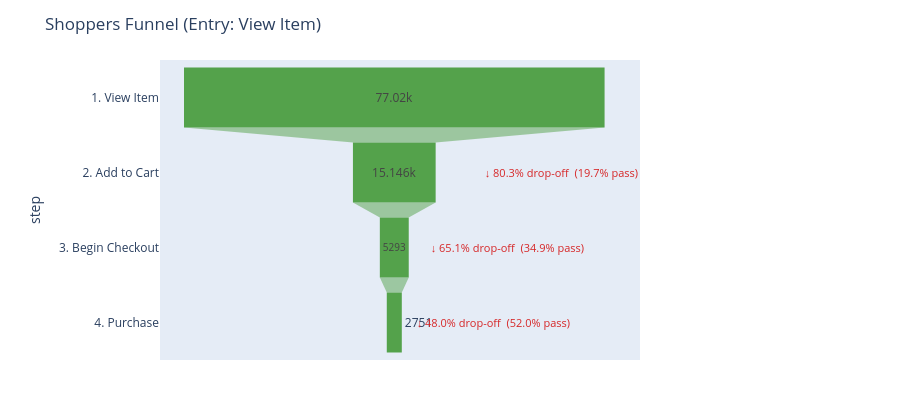

Notebook code for this chart:
### Code cell
# ── Section 7b: Shoppers funnel metrics + comparison ──────────────────────
shopper_labels = ["1. View Item", "2. Add to Cart", "3. Begin Checkout", "4. Purchase"]
shopper_cols   = ["step1_view_item","step2_add_to_cart","step3_begin_checkout","step4_purchase"]

shoppers_df = pd.DataFrame({
    "step":     shopper_labels,
    "sessions": [int(shoppers_raw[c].iloc[0]) for c in shopper_cols],
})
shoppers_df["step_cvr"]    = (shoppers_df["sessions"] / shoppers_df["sessions"].shift(1) * 100).round(1)
shoppers_df["overall_cvr"] = (shoppers_df["sessions"] / shoppers_df["sessions"].iloc[0] * 100).round(1)
shoppers_df["drop_off"]    = (100 - shoppers_df["step_cvr"]).round(1)

print("Shoppers funnel conversion rates:")
display(shoppers_df)

fig_shop = px.funnel(
    shoppers_df, x="sessions", y="step",
    title="Shoppers Funnel (Entry: View Item)",
    color_discrete_sequence=["#54A24B"],
)
for i, row in shoppers_df.iterrows():
    if i == 0:
        continue
    fig_shop.add_annotation(
        x=row["sessions"], y=row["step"],
        text=f"  ↓ {row['drop_off']}% drop-off  ({row['step_cvr']}% pass)",
        showarrow=False, xanchor="left",
        font=dict(size=11, color="#d62728"),
    )
fig_shop.update_layout(height=400, margin=dict(l=160, r=260, t=60, b=40))
fig_shop.show()

# Compare add-to-cart from session start vs from product viewers (diagnostic split).
full_cart_rate    = funnel_df.loc[funnel_df["step"]=="3. Add to Cart", "overall_cvr"].values[0]
shopper_cart_rate = shoppers_df.loc[shoppers_df["step"]=="2. Add to Cart", "step_cvr"].values[0]
print(f"\nAdd-to-cart rate from session start:  {full_cart_rate:.1f}%")
print(f"Add-to-cart rate from view_item:       {shopper_cart_rate:.1f}%")
print(f"\nIf these are similar → the PDP is the bottleneck.")
print(f"If the shoppers rate is much higher → the problem is getting users to products.")

### Figure 1 — Plotly figure (JSON) as saved in the notebook; plotly's stock layout.template omitted (floating-point values rounded to 4 significant figures)
{"data": [{"hovertemplate": "sessions=%{x}<br>step=%{y}<extra></extra>", "legendgroup": "", "marker": {"color": "#54A24B"}, "name": "", "orientation": "h", "showlegend": false, "type": "funnel", "x": [77020, 15146, 5293, 2751], "xaxis": "x", "y": ["1. View Item", "2. Add to Cart", "3. Begin Checkout", "4. Purchase"], "yaxis": "y"}], "layout": {"annotations": [{"font": {"color": "#d62728", "size": 11}, "showarrow": false, "text": "  ↓ 80.3% drop-off  (19.7% pass)", "x": 15146, "xanchor": "left", "y": "2. Add to Cart"}, {"font": {"color": "#d62728", "size": 11}, "showarrow": false, "text": "  ↓ 65.1% drop-off  (34.9% pass)", "x": 5293, "xanchor": "left", "y": "3. Begin Checkout"}, {"font": {"color": "#d62728", "size": 11}, "showarrow": false, "text": "  ↓ 48.0% drop-off  (52.0% pass)", "x": 2751, "xanchor": "left", "y": "4. Purchase"}], "height": 400, "legend": {"tracegroupgap": 0}, "margin": {"b": 40, "l": 160, "r": 260, "t": 60}, "title": {"text": "Shoppers Funnel (Entry: View Item)"}, "xaxis": {"anchor": "y", "domain": [0.0, 1.0], "title": {"text": "sessions"}}, "yaxis": {"anchor": "x", "domain": [0.0, 1.0], "title": {"text": "step"}}}}
